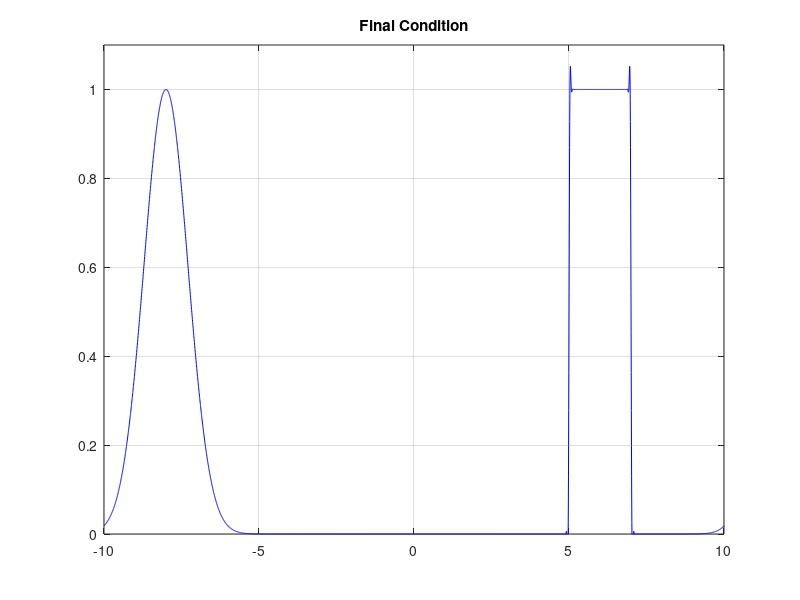

Write MATLAB code to recreate this figure.
% moving_wave_vectorized_rusanov.m

clear
%clc
close('all')

N = 5000;
u = 1;

plot_freq = 10;
plot_switch = 1;
x_left = -10;
x_right = 10;
x_space = linspace(x_left,x_right,N);

dx = x_space(2)-x_space(1);
dt = 0.6*(dx)/u;
nu = u*dt/dx;
omega = (4*nu*nu+1)*(4-nu*nu)/5;
%Num_ts = min(1000,ceil(15/dt));
Num_ts = 5000;
% set initial condition
%f = zeros(N,1);
x_space = linspace(x_left,x_right,N);

f_l = 1;
f = f_l*exp(-(x_space.*x_space));
f((x_space < -5) & (x_space > -7)) = 1;


f_tmp = zeros(N,1);



% plot initial condition
plot(x_space,f,'-b');
axis([x_left x_right 0 1.1*f_l]);
grid on
drawnow

%title('\bf{Initial Condition}');


tic;

ind = (1:N)';
x_m = circshift(ind,1);
x_p = circshift(ind,-1);
x_2m = circshift(ind,2);
x_2p = circshift(ind,-2);


for ts = 1:Num_ts
    
    if(mod(ts,100)==0)
        fprintf('Executing time step number %d.\n',ts);
    end
    
    f_nm = (0.5).*(f(x_p) + f) - (nu/3).*(f(x_p) - f);
    f_tmp = f - (2*nu/3).*(f_nm - f_nm(x_m));
    f = f - (nu/24).*(-2*f(x_2p) + 7*f(x_p) - 7*f(x_m) + 2*f(x_2m)) ...
        -(3*nu/8).*(f_tmp(x_p) - f_tmp(x_m)) ...
        -(omega/24).*(f(x_2p) - 4*f(x_p) + 6*f - 4*f(x_m) + f(x_2m));
    
    if(plot_switch==1)
        if(mod(ts,plot_freq)==0)
            plot(x_space,f,'-b')
            axis([x_left x_right 0 1.1*f_l]);
            grid on
            title('\bf{Rusanov Method}','FontSize',12);
            drawnow
            
        end
    end
    
end

ex_time = toc;



plot(x_space,f,'-b');
axis([x_left x_right 0 1.1*f_l]);
title('\bf{Final Condition}');
grid on
drawnow

fprintf('Execution time = %g.\n Average time per DOF*update = %g. \n',ex_time, ex_time/(N*Num_ts));